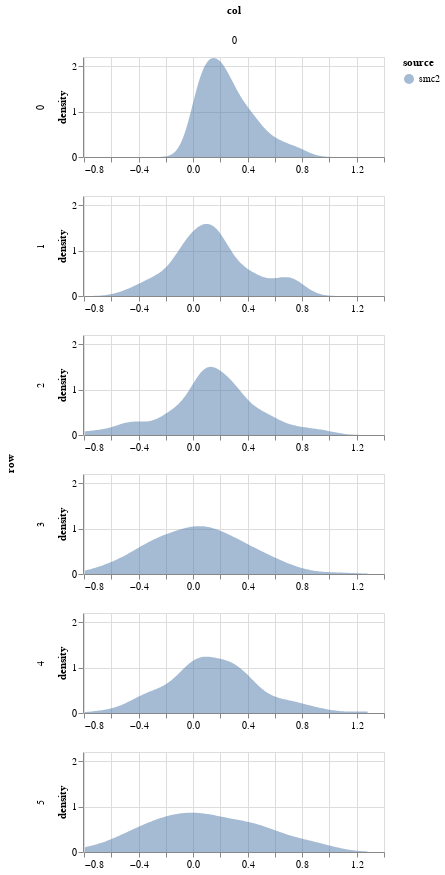

Notebook source saved alongside this figure:
### Markdown cell above
## Plot

### Code cell
param = 'beta'
df = get_post_df(ps_smc2[param]) 
df['source'] = 'smc2'
plot_density(df, height=100)

### Figure 1 — Vega-Lite specification as saved in the notebook (floating-point values rounded to 4 significant figures; data arrays with more than 128 entries replaced by an {"elided": "..."} marker saying what was removed)
{"config": {"view": {"continuousWidth": 400, "continuousHeight": 300}}, "data": {"name": "data-a1130b854c7621c11c2512aa65de37ed"}, "mark": {"type": "area", "opacity": 0.5}, "encoding": {"color": {"type": "nominal", "field": "source"}, "column": {"type": "quantitative", "field": "col"}, "row": {"type": "quantitative", "field": "row"}, "x": {"type": "quantitative", "field": "value", "title": null}, "y": {"type": "quantitative", "field": "density"}}, "height": 100, "resolve": {"scale": {"x": "independent"}}, "transform": [{"fold": ["value"]}, {"density": "value", "groupby": ["cn", "row", "col", "source"]}], "width": 300, "$schema": "https://vega.github.io/schema/vega-lite/v4.8.1.json", "datasets": {"data-a1130b854c7621c11c2512aa65de37ed": {"elided": "600 records"}}}
